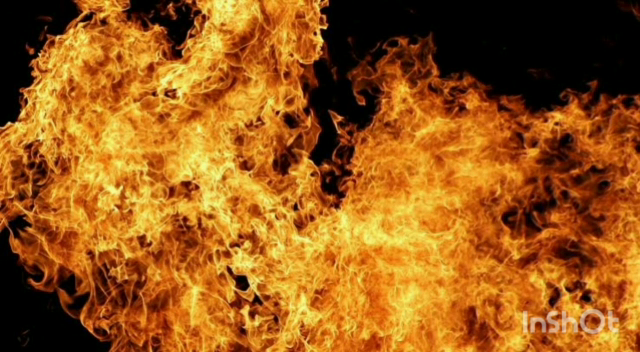
#> input picture frame 15 of application/static.mp4, 640 x 352 px, given in place of 1.mp4, which was not available
$ python basic.py
#> lines starting #> are read from the running program, lines starting #| are printed output that depends on the picture; after the words box and inside, x2 and y2 are one past the last pixel; in counts of white or black regions, pixels touching at a corner belong together; pictures that were not available may be replaced by others from this repository, and a replacement may not be noted
import cv2

# Capture video from webcam
cap = cv2.VideoCapture('1.mp4')

while True:
    # Read frame
    _, frame = cap.read()
#> frame is the input picture: shape (352, 640, 3); mean B, G, R 24.8, 90.7, 155
    print(frame)
#> (printed output is left out)

    # Convert frame to HSV color space
    hsv = cv2.cvtColor(frame, cv2.COLOR_BGR2HSV)
#> hsv: shape (352, 640, 3); mean H, S, V 13.9, 192.6, 155.1

    # Define range of fire color in HSV
    lower_fire = (0, 50, 50)
    upper_fire = (10, 255, 255)

    # Create mask
    mask = cv2.inRange(hsv, lower_fire, upper_fire)
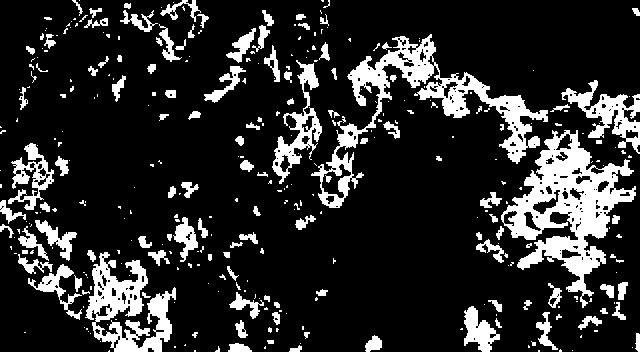
#> mask: shape (352, 640); 17.1% white; 344 white regions (227 under 20 px), largest, box (x1, y1, x2, y2) and area: (501, 130, 636, 308) 8733, (311, 34, 548, 208) 7051, (85, 252, 176, 352) 4120

    # Perform morphological transformations to remove noise
    kernel = cv2.getStructuringElement(cv2.MORPH_ELLIPSE, (5,5))
    mask = cv2.erode(mask, kernel, iterations=1)
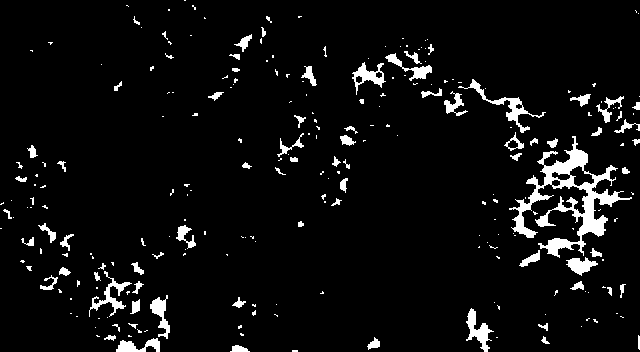
#> mask: shape (352, 640); 5.5% white; 248 white regions (170 under 20 px), largest, box (x1, y1, x2, y2) and area: (509, 136, 632, 258) 3691, (458, 79, 546, 133) 601, (466, 308, 494, 352) 470
    mask = cv2.dilate(mask, kernel, iterations=1)
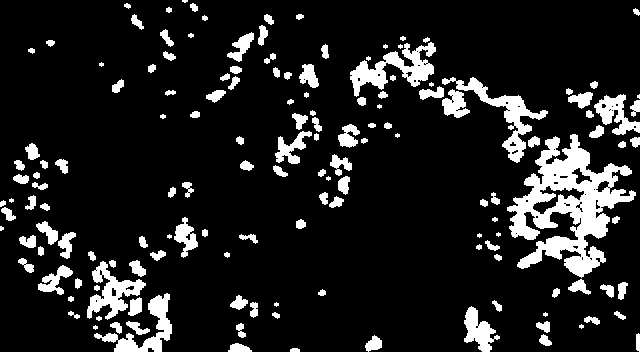
#> mask: shape (352, 640); 12.6% white; 152 white regions (19 under 20 px)

    # Find contours
    cnts = cv2.findContours(mask, cv2.RETR_EXTERNAL, cv2.CHAIN_APPROX_SIMPLE)
#> cnts = 152 contours, 36 with area under 20; largest, box (x1, y1, x2, y2) and area: (507, 134, 636, 278) 7924, (350, 42, 436, 97) 1658, (442, 77, 548, 163) 1574, (87, 261, 146, 320) 1254, (94, 293, 172, 352) 1188
    cnts = cnts[0] if len(cnts) == 2 else cnts[1]

    for c in cnts:
        # Find bounding rectangle for contour
        x,y,w,h = cv2.boundingRect(c)

        # Draw bounding rectangle on frame
        cv2.rectangle(frame, (x,y), (x+w,y+h), (0,0,255), 2)
#> this loop made 152 passes
#> (x, y, w, h) on passes 1 to 3: (290, 348, 10, 4), (228, 343, 24, 9), (365, 335, 17, 17)
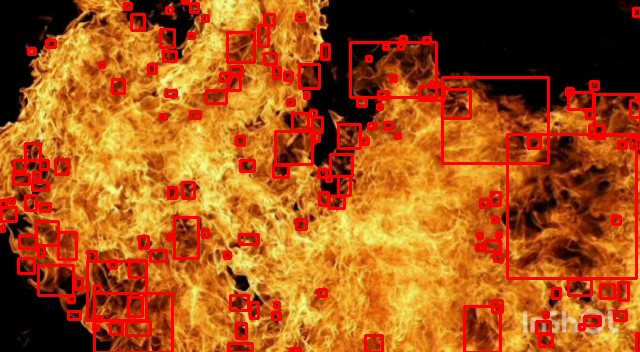
#> frame: shape (352, 640, 3); 10% of pixels changed, all inside (x1, y1, x2, y2) = (0, 0, 640, 352)

    # Display frame
    cv2.imshow("Fire Detection", frame)

    # Press 'q' to exit
    if cv2.waitKey(1) & 0xFF == ord('q'):
#> (key q is pressed here)
        break

# Release video capture
cap.release()
cv2.destroyAllWindows()

$ run again, starting later in the video
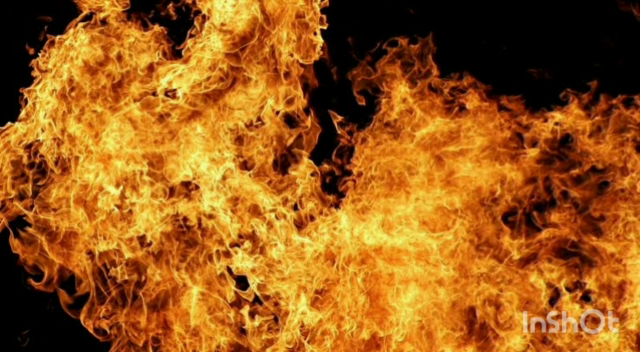
#> input picture frame 68 of application/static.mp4, 640 x 352 px, given in place of 1.mp4, which was not available
#> frame is the input picture: shape (352, 640, 3); mean B, G, R 24.7, 90.7, 155
#> (printed output is left out)
#> hsv: shape (352, 640, 3); mean H, S, V 13.8, 192.4, 155
#> `mask = cv2.dilate(mask, kernel, iterations=1)`:
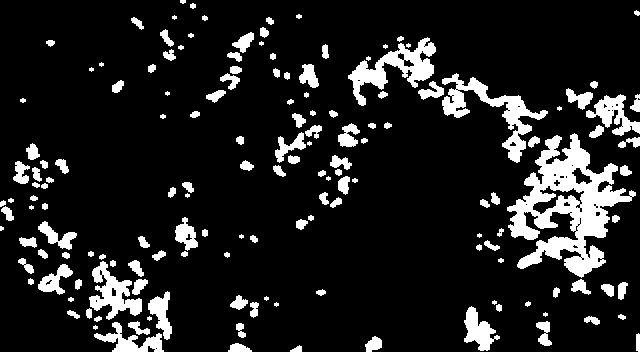
#> mask: shape (352, 640); 12.6% white; 156 white regions (22 under 20 px)
#> cnts = 156 contours, 44 with area under 20; largest, box (x1, y1, x2, y2) and area: (507, 133, 636, 278) 7800, (442, 73, 548, 163) 2029, (348, 37, 436, 106) 1957, (89, 261, 142, 320) 1265, (586, 94, 640, 136) 857
#> the loop `for c in cnts:` made 156 passes
#> (x, y, w, h) on passes 1 to 3: (290, 345, 12, 7), (228, 343, 24, 9), (365, 336, 17, 16)
#> after the loop `for c in cnts:`:
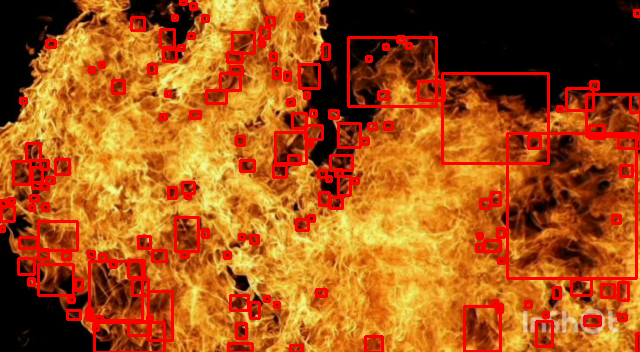
#> frame: shape (352, 640, 3); 9.92% of pixels changed, all inside (x1, y1, x2, y2) = (0, 0, 640, 352)

$ run again, starting later in the video
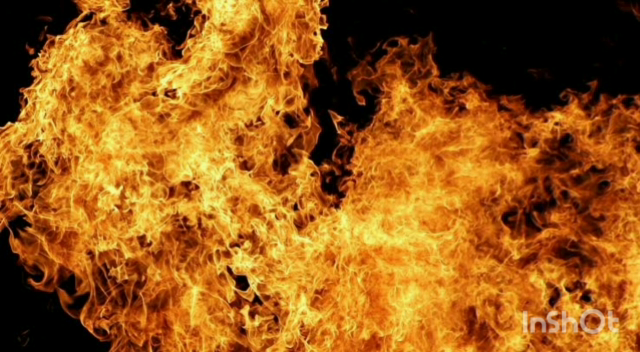
#> input picture frame 121 of application/static.mp4, 640 x 352 px, given in place of 1.mp4, which was not available
#> frame is the input picture: shape (352, 640, 3); mean B, G, R 24.7, 90.7, 154.9
#> (printed output is left out)
#> hsv: shape (352, 640, 3); mean H, S, V 13.7, 192.4, 155
#> `mask = cv2.dilate(mask, kernel, iterations=1)`:
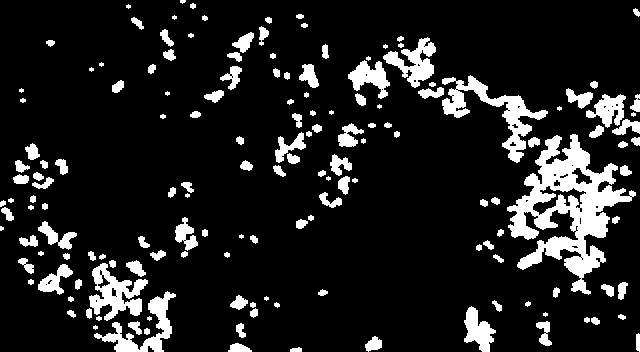
#> mask: shape (352, 640); 12.6% white; 158 white regions (21 under 20 px)
#> cnts = 158 contours, 50 with area under 20; largest, box (x1, y1, x2, y2) and area: (507, 134, 636, 295) 7908, (442, 75, 548, 163) 2055, (89, 263, 148, 321) 1517, (94, 291, 176, 352) 1238, (383, 37, 436, 88) 1026
#> the loop `for c in cnts:` made 158 passes
#> (x, y, w, h) on passes 1 to 3: (290, 347, 12, 5), (228, 343, 24, 9), (365, 336, 17, 16)
#> after the loop `for c in cnts:`:
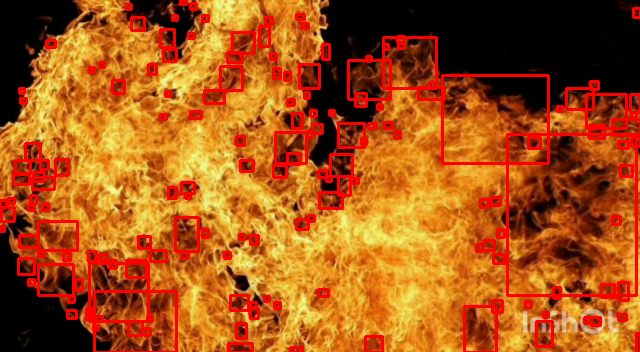
#> frame: shape (352, 640, 3); 9.94% of pixels changed, all inside (x1, y1, x2, y2) = (0, 0, 640, 352)
